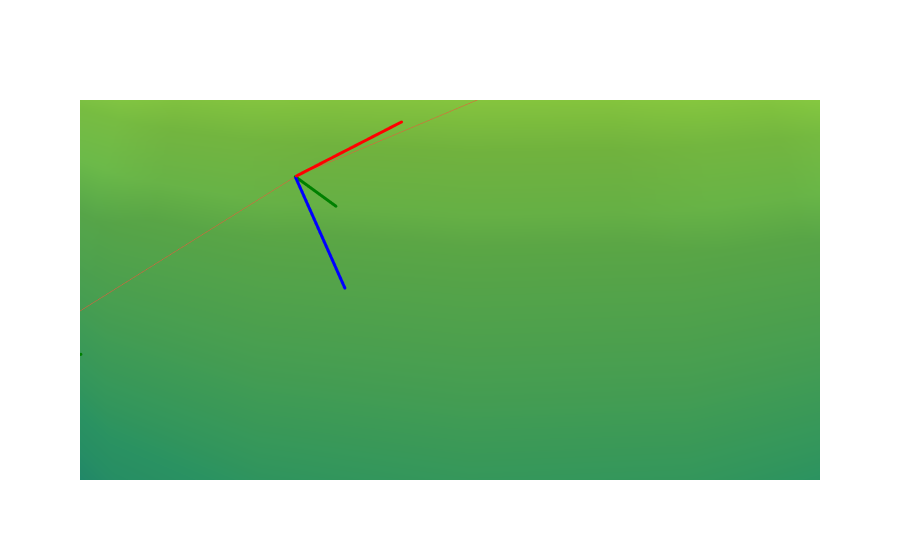

The cell this chart's notebook holds for it:
### Code cell
figure = go.Figure(
    data = [
        earth_data(),
        orbit_data(states),
        *frame_data(body_frame, instants, scale = 500000)
    ],
    layout = go.Layout(
        title = None,
        showlegend = False,
        scene = dict(
            xaxis = dict(
                gridcolor = 'rgb(255, 255, 255)',
                zerolinecolor = 'rgb(255, 255, 255)',
                showbackground = True,
                backgroundcolor = 'rgb(230, 230,230)'
            ),
            yaxis = dict(
                gridcolor = 'rgb(255, 255, 255)',
                zerolinecolor = 'rgb(255, 255, 255)',
                showbackground = True,
                backgroundcolor = 'rgb(230, 230,230)'
            ),
            zaxis = dict(
                gridcolor = 'rgb(255, 255, 255)',
                zerolinecolor = 'rgb(255, 255, 255)',
                showbackground = True,
                backgroundcolor = 'rgb(230, 230,230)'
            ),
            camera = dict(
                up = dict(
                    x = 0,
                    y = 0,
                    z = 1
                ),
                eye = dict(
                    x = -1.7428,
                    y = 1.0707,
                    z = 0.7100,
                )
            ),
            aspectratio = dict(x = 1, y = 1, z = 1),
            aspectmode = 'manual'
        )
    )
)

figure.show()

### Figure 1 — Plotly figure (JSON) as saved in the notebook; plotly's stock layout.template omitted (floating-point values rounded to 4 significant figures; data arrays with more than 128 entries replaced by an {"elided": "..."} marker saying what was removed)
{"data": [{"colorscale": [[0, "#440154"], [0.1111, "#482878"], [0.2222, "#3e4989"], [0.3333, "#31688e"], [0.4444, "#26828e"], [0.5556, "#1f9e89"], [0.6667, "#35b779"], [0.7778, "#6ece58"], [0.8889, "#b5de2b"], [1, "#fde725"]], "showscale": false, "type": "surface", "x": {"elided": "30x30 float values"}, "y": {"elided": "30x30 float values"}, "z": {"elided": "30x30 float values"}}, {"line": {"width": 1}, "marker": {"showscale": false, "size": 0}, "mode": "lines", "type": "scatter3d", "x": [6723000.0, 6815000.0, 6201000.0, 4945000.0, 3175000.0, 1076000.0, -1134000.0, -3227000.0, -4985000.0, -6226000.0, -6822000.0, -6711000.0, -5903000.0, -4484000.0, -2600000.0, -446100.0, 1754000.0, 3772000.0, 5399000.0, 6466000.0, 6723000.0], "y": [-1951000.0, -339400.0, 1308000.0, 2819000.0, 4038000.0, 4839000.0, 5137000.0, 4903000.0, 4161000.0, 2988000.0, 1504000.0, -135300.0, -1761000.0, -3203000.0, -4314000.0, -4977000.0, -5125000.0, -4741000.0, -3865000.0, -2589000.0, -1951000.0], "z": [-12060.0, 1561000.0, 2972000.0, 4075000.0, 4755000.0, 4943000.0, 4618000.0, 3814000.0, 2615000.0, 1144000.0, -444600.0, -1987000.0, -3324000.0, -4316000.0, -4861000.0, -4902000.0, -4434000.0, -3507000.0, -2216000.0, -695200.0, -12060.0]}, {"line": {"color": "red", "width": 6}, "marker": {"size": 1}, "type": "scatter3d", "x": [6723000.0, 6822000.0], "y": [-1951000.0, -1612000.0], "z": [-12060.0, 341300.0]}, {"line": {"color": "blue", "width": 6}, "marker": {"size": 1}, "type": "scatter3d", "x": [6723000.0, 6820000.0], "y": [-1951000.0, -1612000.0], "z": [-12060.0, -365800.0]}, {"line": {"color": "green", "width": 6}, "marker": {"size": 1}, "type": "scatter3d", "x": [6723000.0, 6242000.0], "y": [-1951000.0, -1812000.0], "z": [-12060.0, -11200.0]}, {"line": {"color": "red", "width": 6}, "marker": {"size": 1}, "type": "scatter3d", "x": [6815000.0, 6757000.0], "y": [-339400.0, 26830.0], "z": [1561000.0, 1896000.0]}, {"line": {"color": "blue", "width": 6}, "marker": {"size": 1}, "type": "scatter3d", "x": [6815000.0, 6913000.0], "y": [-339400.0, 153.5], "z": [1561000.0, 1207000.0]}, {"line": {"color": "green", "width": 6}, "marker": {"size": 1}, "type": "scatter3d", "x": [6815000.0, 6329000.0], "y": [-339400.0, -315200.0], "z": [1561000.0, 1449000.0]}, {"line": {"color": "red", "width": 6}, "marker": {"size": 1}, "type": "scatter3d", "x": [6201000.0, 5991000.0], "y": [1308000.0, 1663000.0], "z": [2972000.0, 3254000.0]}, {"line": {"color": "blue", "width": 6}, "marker": {"size": 1}, "type": "scatter3d", "x": [6201000.0, 6299000.0], "y": [1308000.0, 1647000.0], "z": [2972000.0, 2618000.0]}, {"line": {"color": "green", "width": 6}, "marker": {"size": 1}, "type": "scatter3d", "x": [6201000.0, 5759000.0], "y": [1308000.0, 1214000.0], "z": [2972000.0, 2760000.0]}, {"line": {"color": "red", "width": 6}, "marker": {"size": 1}, "type": "scatter3d", "x": [4945000.0, 4605000.0], "y": [2819000.0, 3126000.0], "z": [4075000.0, 4275000.0]}, {"line": {"color": "blue", "width": 6}, "marker": {"size": 1}, "type": "scatter3d", "x": [4945000.0, 5043000.0], "y": [2819000.0, 3159000.0], "z": [4075000.0, 3721000.0]}, {"line": {"color": "green", "width": 6}, "marker": {"size": 1}, "type": "scatter3d", "x": [4945000.0, 4591000.0], "y": [2819000.0, 2618000.0], "z": [4075000.0, 3784000.0]}, {"line": {"color": "red", "width": 6}, "marker": {"size": 1}, "type": "scatter3d", "x": [3175000.0, 2740000.0], "y": [4038000.0, 4265000.0], "z": [4755000.0, 4853000.0]}, {"line": {"color": "blue", "width": 6}, "marker": {"size": 1}, "type": "scatter3d", "x": [3175000.0, 3273000.0], "y": [4038000.0, 4378000.0], "z": [4755000.0, 4402000.0]}, {"line": {"color": "green", "width": 6}, "marker": {"size": 1}, "type": "scatter3d", "x": [3175000.0, 2948000.0], "y": [4038000.0, 3750000.0], "z": [4755000.0, 4416000.0]}, {"line": {"color": "red", "width": 6}, "marker": {"size": 1}, "type": "scatter3d", "x": [1076000.0, 592200.0], "y": [4839000.0, 4962000.0], "z": [4943000.0, 4927000.0]}, {"line": {"color": "blue", "width": 6}, "marker": {"size": 1}, "type": "scatter3d", "x": [1076000.0, 1174000.0], "y": [4839000.0, 5178000.0], "z": [4943000.0, 4589000.0]}, {"line": {"color": "green", "width": 6}, "marker": {"size": 1}, "type": "scatter3d", "x": [1076000.0, 999600.0], "y": [4839000.0, 4493000.0], "z": [4943000.0, 4590000.0]}, {"line": {"color": "red", "width": 6}, "marker": {"size": 1}, "type": "scatter3d", "x": [-1134000.0, -1617000.0], "y": [5137000.0, 5145000.0], "z": [4618000.0, 4491000.0]}, {"line": {"color": "blue", "width": 6}, "marker": {"size": 1}, "type": "scatter3d", "x": [-1134000.0, -1036000.0], "y": [5137000.0, 5477000.0], "z": [4618000.0, 4264000.0]}, {"line": {"color": "green", "width": 6}, "marker": {"size": 1}, "type": "scatter3d", "x": [-1134000.0, -1053000.0], "y": [5137000.0, 4770000.0], "z": [4618000.0, 4288000.0]}, {"line": {"color": "red", "width": 6}, "marker": {"size": 1}, "type": "scatter3d", "x": [-3227000.0, -3659000.0], "y": [4903000.0, 4794000.0], "z": [3814000.0, 3589000.0]}, {"line": {"color": "blue", "width": 6}, "marker": {"size": 1}, "type": "scatter3d", "x": [-3227000.0, -3129000.0], "y": [4903000.0, 5243000.0], "z": [3814000.0, 3460000.0]}, {"line": {"color": "green", "width": 6}, "marker": {"size": 1}, "type": "scatter3d", "x": [-3227000.0, -2996000.0], "y": [4903000.0, 4553000.0], "z": [3814000.0, 3541000.0]}, {"line": {"color": "red", "width": 6}, "marker": {"size": 1}, "type": "scatter3d", "x": [-4985000.0, -5322000.0], "y": [4161000.0, 3946000.0], "z": [2615000.0, 2315000.0]}, {"line": {"color": "blue", "width": 6}, "marker": {"size": 1}, "type": "scatter3d", "x": [-4985000.0, -4887000.0], "y": [4161000.0, 4501000.0], "z": [2615000.0, 2261000.0]}, {"line": {"color": "green", "width": 6}, "marker": {"size": 1}, "type": "scatter3d", "x": [-4985000.0, -4629000.0], "y": [4161000.0, 3864000.0], "z": [2615000.0, 2428000.0]}, {"line": {"color": "red", "width": 6}, "marker": {"size": 1}, "type": "scatter3d", "x": [-6226000.0, -6433000.0], "y": [2988000.0, 2689000.0], "z": [1144000.0, 800500.0]}, {"line": {"color": "blue", "width": 6}, "marker": {"size": 1}, "type": "scatter3d", "x": [-6226000.0, -6128000.0], "y": [2988000.0, 3327000.0], "z": [1144000.0, 790600.0]}, {"line": {"color": "green", "width": 6}, "marker": {"size": 1}, "type": "scatter3d", "x": [-6226000.0, -5781000.0], "y": [2988000.0, 2774000.0], "z": [1144000.0, 1063000.0]}, {"line": {"color": "red", "width": 6}, "marker": {"size": 1}, "type": "scatter3d", "x": [-6822000.0, -6876000.0], "y": [1504000.0, 1153000.0], "z": [-444600.0, -796600.0]}, {"line": {"color": "blue", "width": 6}, "marker": {"size": 1}, "type": "scatter3d", "x": [-6822000.0, -6724000.0], "y": [1504000.0, 1844000.0], "z": [-444600.0, -798300.0]}, {"line": {"color": "green", "width": 6}, "marker": {"size": 1}, "type": "scatter3d", "x": [-6822000.0, -6335000.0], "y": [1504000.0, 1397000.0], "z": [-444600.0, -412900.0]}, {"line": {"color": "red", "width": 6}, "marker": {"size": 1}, "type": "scatter3d", "x": [-6711000.0, -6607000.0], "y": [-135300.0, -502200.0], "z": [-1987000.0, -2311000.0]}, {"line": {"color": "blue", "width": 6}, "marker": {"size": 1}, "type": "scatter3d", "x": [-6711000.0, -6613000.0], "y": [-135300.0, 204300.0], "z": [-1987000.0, -2341000.0]}, {"line": {"color": "green", "width": 6}, "marker": {"size": 1}, "type": "scatter3d", "x": [-6711000.0, -6231000.0], "y": [-135300.0, -125600.0], "z": [-1987000.0, -1846000.0]}, {"line": {"color": "red", "width": 6}, "marker": {"size": 1}, "type": "scatter3d", "x": [-5903000.0, -5653000.0], "y": [-1761000.0, -2105000.0], "z": [-3324000.0, -3586000.0]}, {"line": {"color": "blue", "width": 6}, "marker": {"size": 1}, "type": "scatter3d", "x": [-5903000.0, -5805000.0], "y": [-1761000.0, -1421000.0], "z": [-3324000.0, -3678000.0]}, {"line": {"color": "green", "width": 6}, "marker": {"size": 1}, "type": "scatter3d", "x": [-5903000.0, -5482000.0], "y": [-1761000.0, -1635000.0], "z": [-3324000.0, -3087000.0]}, {"line": {"color": "red", "width": 6}, "marker": {"size": 1}, "type": "scatter3d", "x": [-4484000.0, -4113000.0], "y": [-3203000.0, -3490000.0], "z": [-4316000.0, -4489000.0]}, {"line": {"color": "blue", "width": 6}, "marker": {"size": 1}, "type": "scatter3d", "x": [-4484000.0, -4386000.0], "y": [-3203000.0, -2864000.0], "z": [-4316000.0, -4670000.0]}, {"line": {"color": "green", "width": 6}, "marker": {"size": 1}, "type": "scatter3d", "x": [-4484000.0, -4164000.0], "y": [-3203000.0, -2975000.0], "z": [-4316000.0, -4008000.0]}, {"line": {"color": "red", "width": 6}, "marker": {"size": 1}, "type": "scatter3d", "x": [-2600000.0, -2146000.0], "y": [-4314000.0, -4513000.0], "z": [-4861000.0, -4927000.0]}, {"line": {"color": "blue", "width": 6}, "marker": {"size": 1}, "type": "scatter3d", "x": [-2600000.0, -2502000.0], "y": [-4314000.0, -3975000.0], "z": [-4861000.0, -5215000.0]}, {"line": {"color": "green", "width": 6}, "marker": {"size": 1}, "type": "scatter3d", "x": [-2600000.0, -2414000.0], "y": [-4314000.0, -4006000.0], "z": [-4861000.0, -4514000.0]}, {"line": {"color": "red", "width": 6}, "marker": {"size": 1}, "type": "scatter3d", "x": [-446100.0, 43150.0], "y": [-4977000.0, -5069000.0], "z": [-4902000.0, -4854000.0]}, {"line": {"color": "blue", "width": 6}, "marker": {"size": 1}, "type": "scatter3d", "x": [-446100.0, -348200.0], "y": [-4977000.0, -4638000.0], "z": [-4902000.0, -5255000.0]}, {"line": {"color": "green", "width": 6}, "marker": {"size": 1}, "type": "scatter3d", "x": [-446100.0, -414300.0], "y": [-4977000.0, -4622000.0], "z": [-4902000.0, -4551000.0]}, {"line": {"color": "red", "width": 6}, "marker": {"size": 1}, "type": "scatter3d", "x": [1754000.0, 2228000.0], "y": [-5125000.0, -5098000.0], "z": [-4434000.0, -4277000.0]}, {"line": {"color": "blue", "width": 6}, "marker": {"size": 1}, "type": "scatter3d", "x": [1754000.0, 1852000.0], "y": [-5125000.0, -4785000.0], "z": [-4434000.0, -4788000.0]}, {"line": {"color": "green", "width": 6}, "marker": {"size": 1}, "type": "scatter3d", "x": [1754000.0, 1629000.0], "y": [-5125000.0, -4759000.0], "z": [-4434000.0, -4117000.0]}, {"line": {"color": "red", "width": 6}, "marker": {"size": 1}, "type": "scatter3d", "x": [3772000.0, 4182000.0], "y": [-4741000.0, -4599000.0], "z": [-3507000.0, -3257000.0]}, {"line": {"color": "blue", "width": 6}, "marker": {"size": 1}, "type": "scatter3d", "x": [3772000.0, 3870000.0], "y": [-4741000.0, -4401000.0], "z": [-3507000.0, -3860000.0]}, {"line": {"color": "green", "width": 6}, "marker": {"size": 1}, "type": "scatter3d", "x": [3772000.0, 3503000.0], "y": [-4741000.0, -4402000.0], "z": [-3507000.0, -3256000.0]}, {"line": {"color": "red", "width": 6}, "marker": {"size": 1}, "type": "scatter3d", "x": [5399000.0, 5702000.0], "y": [-3865000.0, -3623000.0], "z": [-2216000.0, -1900000.0]}, {"line": {"color": "blue", "width": 6}, "marker": {"size": 1}, "type": "scatter3d", "x": [5399000.0, 5497000.0], "y": [-3865000.0, -3526000.0], "z": [-2216000.0, -2570000.0]}, {"line": {"color": "green", "width": 6}, "marker": {"size": 1}, "type": "scatter3d", "x": [5399000.0, 5013000.0], "y": [-3865000.0, -3589000.0], "z": [-2216000.0, -2058000.0]}, {"line": {"color": "red", "width": 6}, "marker": {"size": 1}, "type": "scatter3d", "x": [6466000.0, 6631000.0], "y": [-2589000.0, -2272000.0], "z": [-695200.0, -345300.0]}, {"line": {"color": "blue", "width": 6}, "marker": {"size": 1}, "type": "scatter3d", "x": [6466000.0, 6564000.0], "y": [-2589000.0, -2249000.0], "z": [-695200.0, -1049000.0]}, {"line": {"color": "green", "width": 6}, "marker": {"size": 1}, "type": "scatter3d", "x": [6466000.0, 6005000.0], "y": [-2589000.0, -2404000.0], "z": [-695200.0, -645500.0]}, {"line": {"color": "red", "width": 6}, "marker": {"size": 1}, "type": "scatter3d", "x": [6723000.0, 6822000.0], "y": [-1951000.0, -1612000.0], "z": [-12060.0, 341300.0]}, {"line": {"color": "blue", "width": 6}, "marker": {"size": 1}, "type": "scatter3d", "x": [6723000.0, 6820000.0], "y": [-1951000.0, -1612000.0], "z": [-12060.0, -365800.0]}, {"line": {"color": "green", "width": 6}, "marker": {"size": 1}, "type": "scatter3d", "x": [6723000.0, 6242000.0], "y": [-1951000.0, -1812000.0], "z": [-12060.0, -11200.0]}], "layout": {"autosize": true, "scene": {"aspectmode": "manual", "aspectratio": {"x": 1, "y": 1, "z": 1}, "camera": {"center": {"x": 0, "y": 0, "z": 0}, "eye": {"x": 0.4114, "y": 0.3274, "z": 0.348}, "projection": {"type": "perspective"}, "up": {"x": 0, "y": 0, "z": 1}}, "xaxis": {"backgroundcolor": "rgb(230, 230,230)", "gridcolor": "rgb(255, 255, 255)", "showbackground": true, "type": "linear", "zerolinecolor": "rgb(255, 255, 255)"}, "yaxis": {"backgroundcolor": "rgb(230, 230,230)", "gridcolor": "rgb(255, 255, 255)", "showbackground": true, "type": "linear", "zerolinecolor": "rgb(255, 255, 255)"}, "zaxis": {"backgroundcolor": "rgb(230, 230,230)", "gridcolor": "rgb(255, 255, 255)", "showbackground": true, "type": "linear", "zerolinecolor": "rgb(255, 255, 255)"}}, "showlegend": false}}
